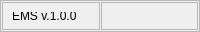
        <widget class="QFrame" name="frame_footer">
         <property name="minimumSize">
          <size>
           <width>0</width>
           <height>32</height>
          </size>
         </property>
         <property name="maximumSize">
          <size>
           <width>16777215</width>
           <height>32</height>
          </size>
         </property>
         <property name="frameShape">
          <enum>QFrame::StyledPanel</enum>
         </property>
         <property name="frameShadow">
          <enum>QFrame::Raised</enum>
         </property>
         <layout class="QHBoxLayout" name="horizontalLayout_4">
          <property name="spacing">
           <number>1</number>
          </property>
          <property name="leftMargin">
           <number>1</number>
          </property>
          <property name="topMargin">
           <number>1</number>
          </property>
          <property name="rightMargin">
           <number>1</number>
          </property>
          <property name="bottomMargin">
           <number>1</number>
          </property>
          <item>
           <widget class="QFrame" name="frame_version">
            <property name="frameShape">
             <enum>QFrame::StyledPanel</enum>
            </property>
            <property name="frameShadow">
             <enum>QFrame::Raised</enum>
            </property>
            <layout class="QHBoxLayout" name="horizontalLayout_7">
             <item>
              <widget class="QLabel" name="label_4">
               <property name="text">
                <string>EMS v.1.0.0 </string>
               </property>
              </widget>
             </item>
            </layout>
           </widget>
          </item>
          <item>
           <widget class="QFrame" name="frame_">
            <property name="frameShape">
             <enum>QFrame::StyledPanel</enum>
            </property>
            <property name="frameShadow">
             <enum>QFrame::Raised</enum>
            </property>
           </widget>
          </item>
         </layout>
        </widget>
